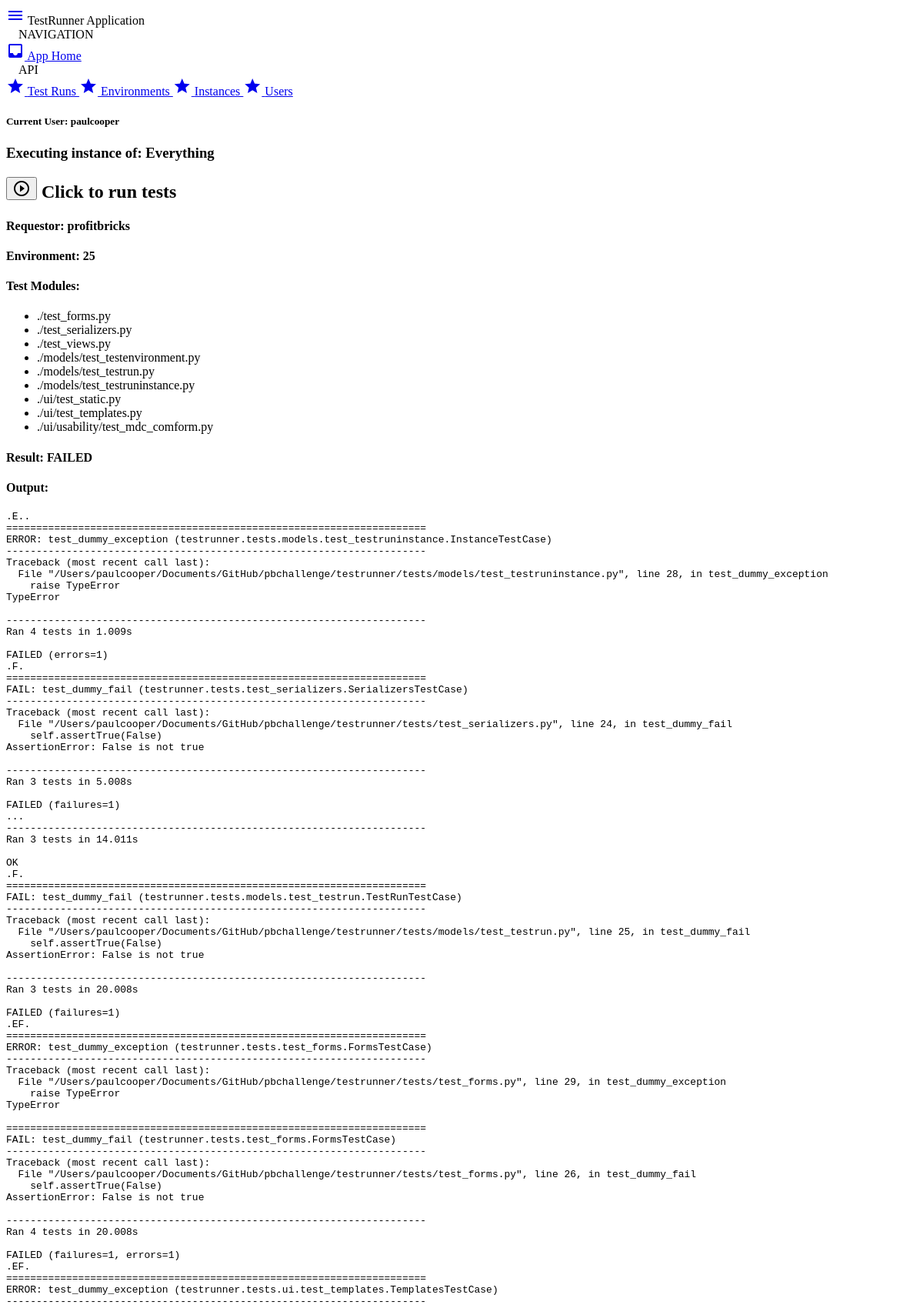
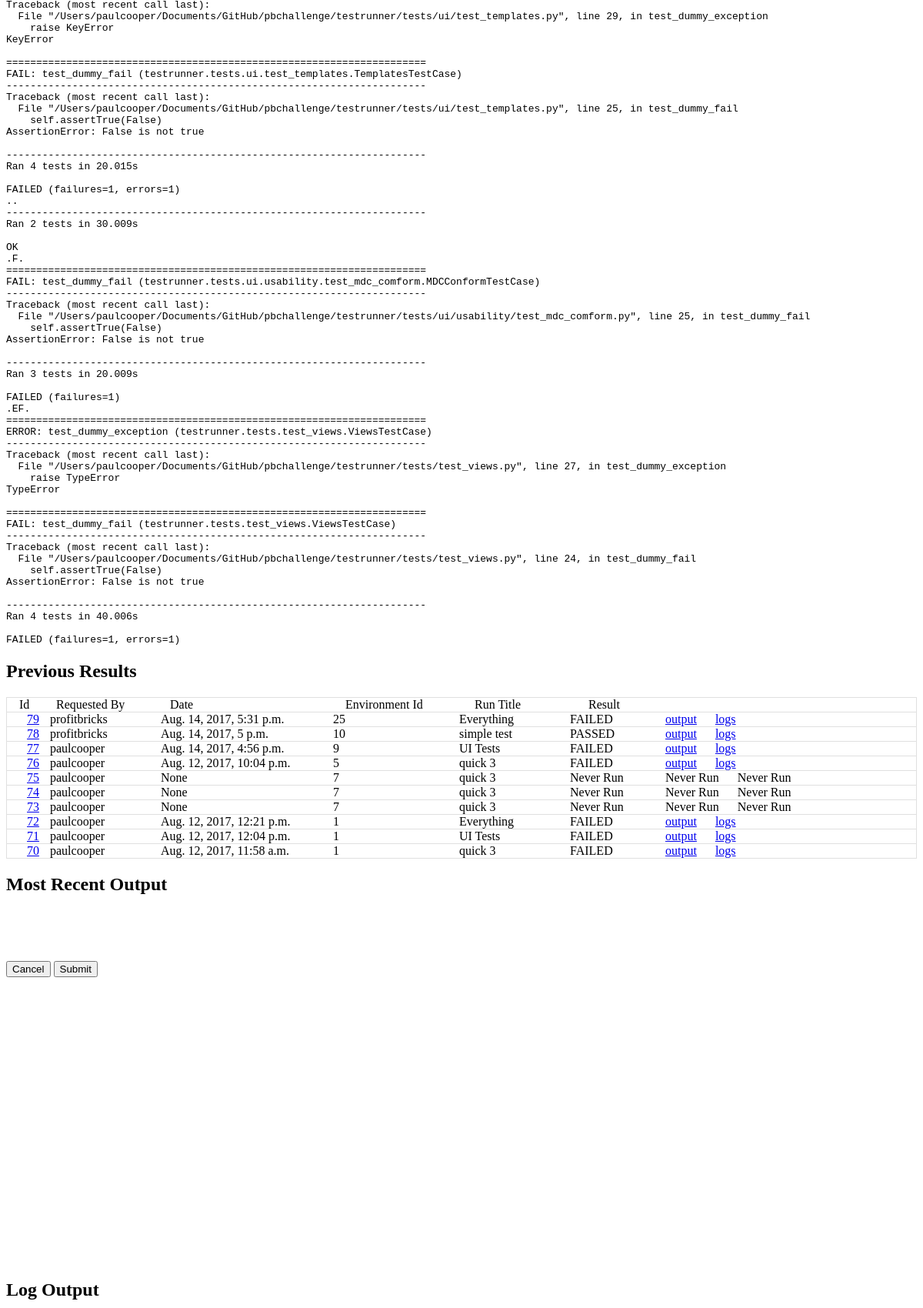
Page /run/79/ (signed in, upper part) on the committed database (2 pictures, top to bottom).
### testrunner/models.py (models this page shows, shortened)
class TestRunInstance(models.Model):
    requested_by = models.ForeignKey('auth.User', blank=True, null=True)
    testrun = models.ForeignKey(TestRun)
    status = models.CharField(  choices=STATUS_CHOICES,
                                default="stopped",
                                max_length=20 )
    interface = models.CharField( choices=INTERFACE_CHOICES,
                                  default='ssh',
                                  max_length=20 )
    environment = models.ForeignKey(TestEnvironment)
    result = models.CharField(  choices=RESULT_CHOICES,
                                max_length=20,
                                null=True )
    output = models.CharField(max_length=65000, null=True)
    executed_on = models.DateTimeField(null=True)
    created_on = models.DateTimeField(default=datetime.now)
    class Meta:
        app_label = "testrunner"
        ordering = ('-created_on', 'executed_on')

class TestRun(models.Model):
    class Meta:
        app_label = "testrunner"
    name = models.CharField(max_length=100)
    description = models.CharField(max_length=200, null=True)
    modules = models.ManyToManyField(TestModule, blank=False)
    """
    The below attributes should only be set by the system after a child
    TestRunInstance completes
    """
    last_run = models.DateTimeField(null=True)
    last_result = models.CharField( choices=RESULT_CHOICES,
                                    max_length=20,
                                    null=True )
    created_by = models.ForeignKey( 'auth.User',
                                    related_name='testruns',
                                    on_delete=models.CASCADE,
                                    null=False )
    created_on = models.DateTimeField(default=datetime.now)

class TestEnvironment(models.Model):
    host = models.CharField(max_length=100, default='localhost')
    state = models.CharField(   choices=STATE_CHOICES,
                                max_length=20,
                                default='idle')
    class Meta:
        app_label = "testrunner"

class TestModule(models.Model):
    class Meta:
        app_label = "testrunner"
    path = models.CharField(max_length=100, unique=True)
    last_result = models.CharField(  choices=RESULT_CHOICES,
                                     max_length=20,
                                     null=True )

### testrunner/views.py (the view, shortened to what this page needs)
# urls.py: url(r'^run/(?P<pk>[0-9]+)/$', views.display_testruni, name="display-instance"),
@login_required
def display_testruni(request, pk):
    context = {}
    template = 'testrunner/display_testruni.html'
    testrun_instance = TestRunInstance.objects.filter(id=pk)[0]
    modules = testrun_instance.testrun.modules.all()
    testruns = TestRunInstance.objects.all()
    context.update({
        'testrun_current': testrun_instance,
        'modules': modules,
        'testruns': testruns,
    })
    return render(request, template, context)

### testrunner/templates/testrunner/display_testruni.html
{% extends "base.html" %}
{% load widget_tweaks %}
{% block pagetitle %}
TestRunner Application
{% endblock %}
{% block testrun %}
{% if testrun_current %}
  {% include "testrunner/run_instance.html" with testrun_current=testrun_current modules=modules %}
{% endif %}
{% endblock %}
{% block display %}
{% include "testrunner/previous.html" with testruns=testruns %}
{% endblock %}

### testrunner/templates/base.html (shortened to what this page needs)
{% load static %}
<!DOCTYPE html>
<html class="mdc-typography">
  <head>
    <link
      rel="stylesheet"
      href="https://unpkg.com/material-components-web@latest/dist/material-components-web.min.css">
  </head>
  <body>
    <header class="mdc-toolbar mdc-toolbar--fixed">
      <div class="mdc-toolbar__row">
        <section class="mdc-toolbar__section mdc-toolbar__section--align-start">
          <span class="menu-show">
            <a href="#" class="mdc-toolbar__icon--menu mdc-ripple-surface"
              aria-label="Click to show the navigation menu"
              aria-controls="testrunner-nav-menu"
              data-mdc-auto-init="MDCRipple"
              data-mdc-ripple-is-unbounded>
              <i class="material-icons">menu</i></a>
          </span>
          <span class="mdc-toolbar__title">
            {% block pagetitle %}{% endblock %}</span>
        </section>
      </div>
    </header>
    <aside class="mdc-temporary-drawer mdc-typography">
      <nav class="mdc-temporary-drawer__drawer">
        <header class="mdc-temporary-drawer__header">
          <div class="mdc-temporary-drawer__header-content">
            Navigation
          </div>
        </header>
        <nav class="mdc-temporary-drawer__content mdc-list">
          <a class="mdc-list-item mdc-temporary-drawer--selected" href="/">
            <i class="material-icons mdc-list-item__start-detail" aria-hidden="true">inbox</i>
            App Home
          </a>
        </nav>
        <header class="mdc-temporary-drawer__header">
          <div class="mdc-temporary-drawer__header-content">
            API
          </div>
        </header>
        <nav class="mdc-temporary-drawer__content mdc-list">
          <a class="mdc-list-item" href="{% url 'api-testruns' %}">
            <i class="material-icons mdc-list-item__start-detail" aria-hidden="true">star</i>
            Test Runs
          </a>
          <a class="mdc-list-item" href="{% url 'api-envs' %}">
            <i class="material-icons mdc-list-item__start-detail" aria-hidden="true">star</i>
            Environments
          </a>
          <a class="mdc-list-item" href="{% url 'api-instances' %}">
            <i class="material-icons mdc-list-item__start-detail" aria-hidden="true">star</i>
            Instances
          </a>
          <a class="mdc-list-item" href="{% url 'api-users' %}">
            <i class="material-icons mdc-list-item__start-detail" aria-hidden="true">star</i>
            Users
          </a>
        </nav>
      </nav>
    </aside>
    <main class="mdc-toolbar-fixed-adjust">
      <section class="tr-section__user">
        <h5>Current User: {{ user }}</h5>
      </section>
      <div class="mdc-card tr-form-card">
        <section class="mdc-card__primary">
          {% block testrun %}
          {% endblock %}
        </section>
      </div>
      <div class="mdc-card">
        <section class="mdc-card__primary">
          {% block display %}
          {% endblock %}
        </section>
      </div>
    </main>
    {% load static %}
  </body>
</html>

### testrunner/templates/testrunner/run_instance.html (shortened to what this page needs)
<section id="test-execution-section">
  <h3 class="mdc-typography--headline">
    Executing instance of: {{ testrun_current.testrun.name }}
  </h3>
  <h2 class="mdc-typography--title">
    <button class="mdc-fab mdc-fab--mini mdc-fab--plain material-icons" aria-label="Execute" data-mdc-auto-init="MDCRipple" id="test-exec-start">
      <span class="mdc-fab__icon">
      </span>
    </button>
    <span class="mdc-typography--caption">
      Click to run tests
    </span>
  </h2>
  <h4 class="mdc-typography--subheading1">Requestor:
    <span>{{ testrun_current.requested_by.username }}</span>
  </h4>
  <h4 class="mdc-typography--subheading1">Environment:
    <span id="env_id">{{ testrun_current.environment.id }}</span>
  </h4>
  <h4 class="mdc-typography--subheading1">Test Modules:</h4>
  <ul class="mdc-list mdc-list--dense" style="max-width:400px">
    {% for mod in modules %}
    <li class="mdc-list-item" id="test-module--{{mod.id}}">
      {{ mod.path }}
    </li>
    {% endfor %}
  </ul>
  {% if testrun_current.result %}
  <h4 class="mdc-typography--subheading1">Result: {{testrun_current.result}}</h4>
  {% endif %}
  {% if testrun_current.output %}
  <h4 class="mdc-typography--subheading1">Output: </h4>
  <pre>{{ testrun_current.output }}</pre>
  {% endif %}
</section>

### testrunner/templates/testrunner/previous.html (shortened to what this page needs)
<header>
  <h2 class="mdc-dialog__header__title">
    Previous Results
  </h2>
</header>
<section>
    <ul class="mdc-list bordered-list">
      <li class="mdc-list-item">
          <span class="mdc-grid-tile__title prev-list-col-1" style="min-width:44px;">Id</span>
          <span class="mdc-grid-tile__title prev-list-col-2" style="min-width:144px;">Requested By</span>
          <span class="mdc-grid-tile__title prev-list-col-3" style="min-width:224px;">Date </span>
          <span class="mdc-grid-tile__title prev-list-col-4" style="min-width:164px;">Environment Id</span>
          <span class="mdc-grid-tile__title prev-list-col-5" style="min-width:144px;">Run Title</span>
          <span class="mdc-grid-tile__title prev-list-col-6">Result</span>
      </li>
      {% for run in testruns %}
      <li class="mdc-list-item" id="list-previous-instances">
        <span class="prev-list-col-1"><a href="{% url 'display-instance' run.id %}">{{ run.id }}</a>
        <span class="prev-list-col-2">{{ run.requested_by.username }}</span>
        <span class="prev-list-col-3">{{ run.executed_on }}</span>
        <span class="prev-list-col-4">{{ run.environment.id }}</span>
        <span class="prev-list-col-5">{{ run.testrun.name }}</span>
        <span class="prev-list-col-6">{% if run.result %} {{run.result}} {% else %} Never Run {% endif %}</span>
        <span class="prev-list-col-7">
          {% if run.output %} <a href="#" id="show-output-{{ run.id }}" onclick="load_output({{run.id}});">output</a> {% else %} Never Run {% endif %}
        </span>
        <span class="prev-list-col-8">
          {% if run.result %} <a href="#" id="show-logs-{{ run.id }}" onclick="load_logs({{run.id}});">logs</a> {% else %} Never Run {% endif %}
        </span>
      </li>
      {% endfor %}
    </ul>
</section>
{% include "testrunner/modals/testoutput.html" with trform=trform files=files %}
{% include "testrunner/modals/testlogs.html" with teform=teform %}

### testrunner/templates/base.html (style rules this page uses)
.mdc-temporary-drawer__header { text-transform: uppercase; padding-left: 16px; }
.bordered-list { padding-right: 0; padding-left: 0; }
.bordered-list .mdc-list-item { padding: 0 16px; border: 1px solid rgba(0, 0, 0, .12); }
.bordered-list .mdc-list-item:not(:first-child) { border-top: none; }
#list-previous-instances span { margin:0 10px; }
.mdc-list-item span { display: inline-block; }
.prev-list-col-1 { min-width: 28px; }
.prev-list-col-2 { min-width: 120px; }
.prev-list-col-3 { min-width: 200px; }
.prev-list-col-4 { min-width: 140px; }
.prev-list-col-5 { min-width: 120px; }
.prev-list-col-6 { min-width: 100px; }

### rows in the picture
TestRunInstance: testrun.name "Everything", requested_by.username "profitbricks", environment.id "25", result "FAILED", output ".E.. ====================================================================== ERROR: test_dummy_exception (testrunner.tests.models.test_testruninstance.InstanceTestCase) ---------------------------------------------------------------------- Traceback (most recent call last): File \"/Users/paulcooper/Documents/GitHub/pbchallenge/testrunner/tests/models/test_testruninstance.py\", line 28, in test_dummy_exception raise TypeError TypeError ---------------------------------------------------------------------- Ran 4 tests in 1.009s FAILED (errors=1) .F. ====================================================================== FAIL: test_dummy_fail (testrunner.tests.test_serializers.SerializersTestCase)…", id "79", executed_on "Aug. 14, 2017, 5:31 p.m."
TestModule: path "./test_forms.py"
TestModule: path "./test_serializers.py"
TestModule: path "./test_views.py"
TestModule: path "./models/test_testenvironment.py"
TestModule: path "./models/test_testrun.py"
TestModule: path "./models/test_testruninstance.py"
TestModule: path "./ui/test_static.py"
TestModule: path "./ui/test_templates.py"
TestModule: path "./ui/usability/test_mdc_comform.py"
TestRunInstance: id "78", requested_by.username "profitbricks", executed_on "Aug. 14, 2017, 5 p.m.", environment.id "10", testrun.name "simple test", result "PASSED"
TestRunInstance: id "77", requested_by.username "paulcooper", executed_on "Aug. 14, 2017, 4:56 p.m.", environment.id "9", testrun.name "UI Tests", result "FAILED"
TestRunInstance: id "76", requested_by.username "paulcooper", executed_on "Aug. 12, 2017, 10:04 p.m.", environment.id "5", testrun.name "quick 3", result "FAILED"
TestRunInstance: id "75", requested_by.username "paulcooper", executed_on "None", environment.id "7", testrun.name "quick 3", shows "Never Run"
TestRunInstance: id "74", requested_by.username "paulcooper", executed_on "None", environment.id "7", testrun.name "quick 3", shows "Never Run"
TestRunInstance: id "73", requested_by.username "paulcooper", executed_on "None", environment.id "7", testrun.name "quick 3", shows "Never Run"
TestRunInstance: id "72", requested_by.username "paulcooper", executed_on "Aug. 12, 2017, 12:21 p.m.", environment.id "1", testrun.name "Everything", result "FAILED"
TestRunInstance: id "71", requested_by.username "paulcooper", executed_on "Aug. 12, 2017, 12:04 p.m.", environment.id "1", testrun.name "UI Tests", result "FAILED"
TestRunInstance: id "70", requested_by.username "paulcooper", executed_on "Aug. 12, 2017, 11:58 a.m.", environment.id "1", testrun.name "quick 3", result "FAILED"

### other values in the picture
{{ user }} "paulcooper"
